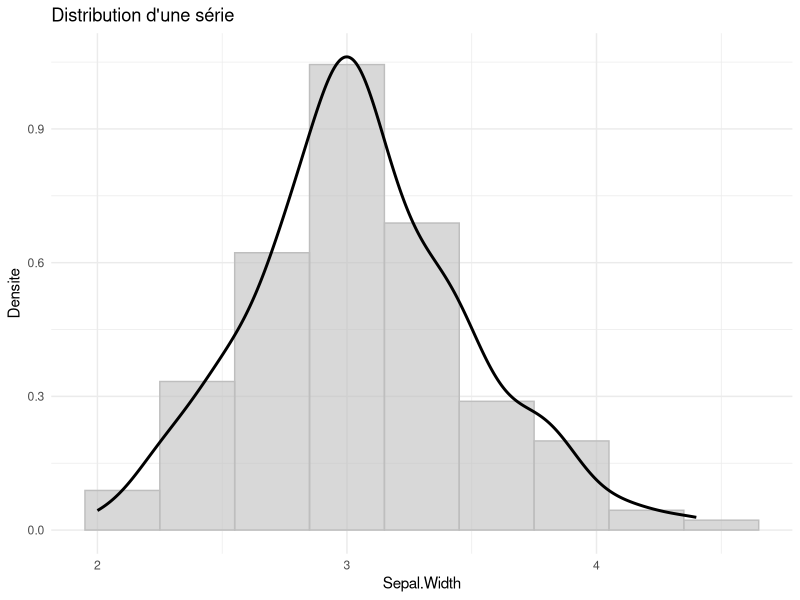

Reproduce this figure in R.
library(tidyverse)


plot_distribution <- function(data, variable, title = "Distribution d'une série ",couleur="grey")
  
  #Création du graphique
  
  ggplot(data, aes_string(x = variable)) +
  geom_histogram(aes(y = ..density..), 
                 binwidth = 0.3,         # Largeur des barres
                 fill = couleur,           #Couleur des barres
                 alpha = 0.6,            #Transparence des barres
                 color = "grey" ) +      #Bordure des barres
  geom_density(color = "black", size = 1) + #Courbe de densité
  labs(title = title, x = variable, y = "Densite") + #Titre et étiquettes des axes
  theme_minimal()                         #Thème visuel simple

plot_distribution(iris, "Sepal.Width")